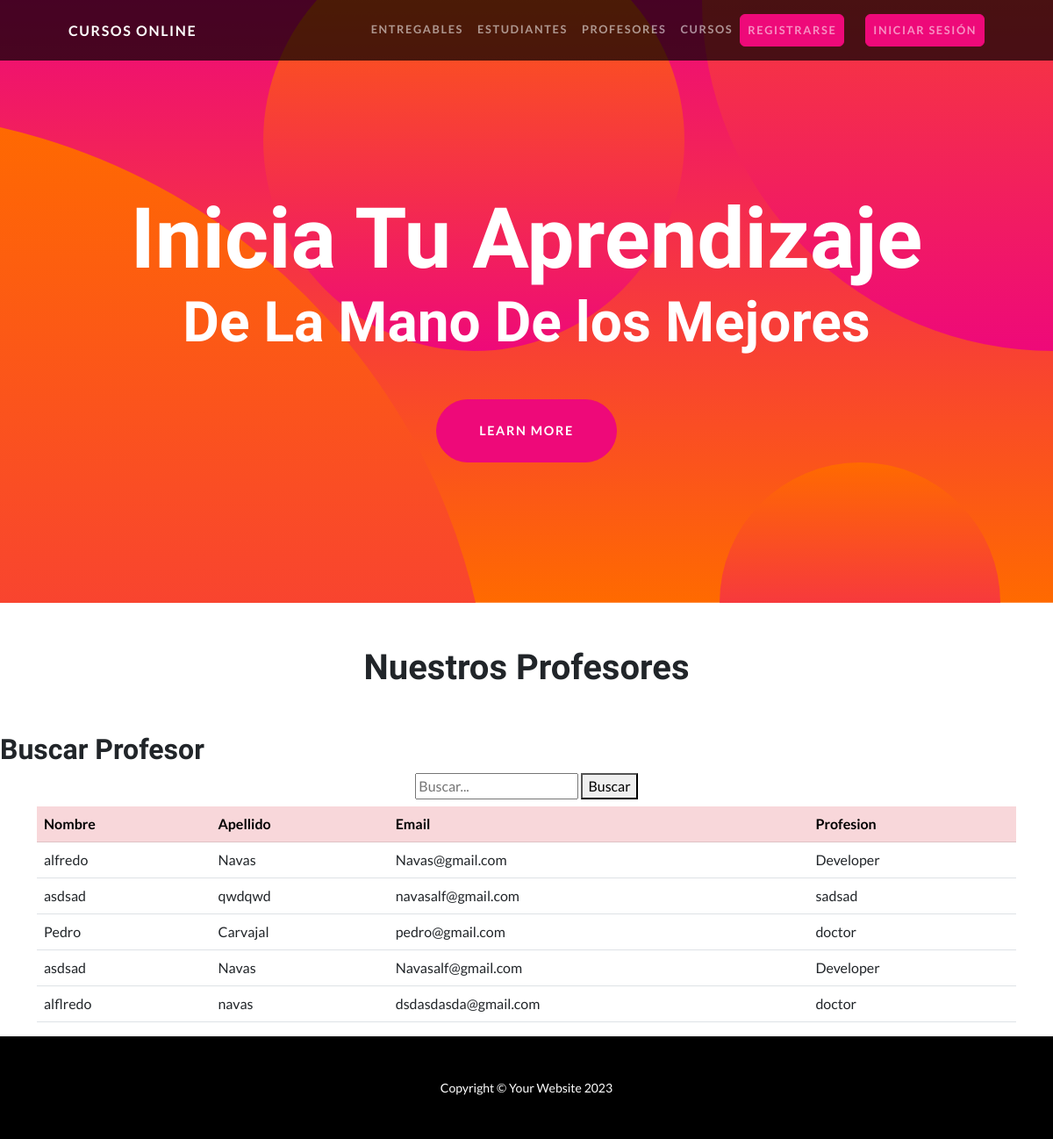
The page /profesores/ on the database its author committed.
### app_coder/models.py (models this page shows, shortened)
class Profesor(models.Model):
    nombre= models.CharField(max_length=30)
    apellido= models.CharField(max_length=30)
    email= models.EmailField()
    profesion= models.CharField(max_length=30)

### app_coder/views.py (the view)
# urls.py: path('profesores/', views.profesores, name="profesores"),
def profesores(request):
    query = request.GET.get('q')
    if query:
        profesores = Profesor.objects.filter(nombre__icontains=query)
    else:
            profesores = Profesor.objects.all()
    return render (request, "app_coder/profesores.html", {"profesores":profesores})

### app_coder/templates/app_coder/profesores.html (shortened to what this page needs)
{% extends 'app_coder/base.html' %}
{% load static %}
{% block contenido %}
<h1 style="text-align: center; margin: 50px;">Nuestros Profesores</h1>
<h2>Buscar Profesor</h2>
    <div class="d-flex flex-column align-items-center mb-2">
        <form action="" method="GET">
            <input type="text" name="q" placeholder="Buscar..." required>
            <Button type="submit"> Buscar </Button>
        </form>
    </div>
<div class="container">
<table class="table">
    <thead>
    <tr class="table-danger">
        <th scope="col">Nombre</th>
        <th scope="col">Apellido</th>
        <th scope="col">Email</th>
        <th scope="col">Profesion</th>
    </tr>
    </thead>
    <tbody>
        {% for profesor in profesores %}
    <tr>
        <td>{{profesor.nombre}}</td>
        <td>{{profesor.apellido}}</td>
        <td>{{profesor.email}}</td>
        <td>{{profesor.profesion}}</td>
    </tr>
        {% endfor %}
    </tbody>
</table>
</div style="margin-bottom: 20px;">
{% endblock contenido %}

### rows shown on the page
Profesor: nombre "alfredo", apellido "Navas", email "Navas@gmail.com", profesion "Developer"
Profesor: nombre "asdsad", apellido "qwdqwd", email "navasalf@gmail.com", profesion "sadsad"
Profesor: nombre "Pedro", apellido "Carvajal", email "pedro@gmail.com", profesion "doctor"
Profesor: nombre "asdsad", apellido "Navas", email "Navasalf@gmail.com", profesion "Developer"
Profesor: nombre "alflredo", apellido "navas", email "dsdasdasda@gmail.com", profesion "doctor"
